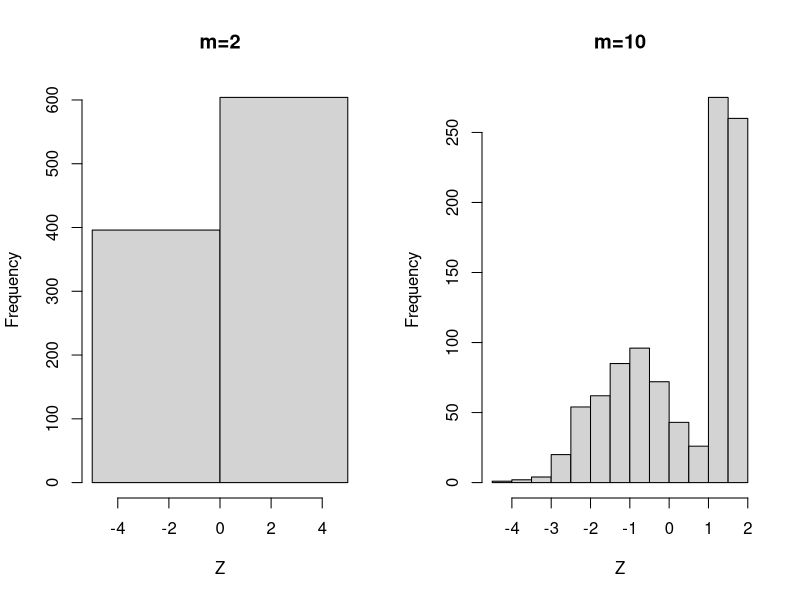
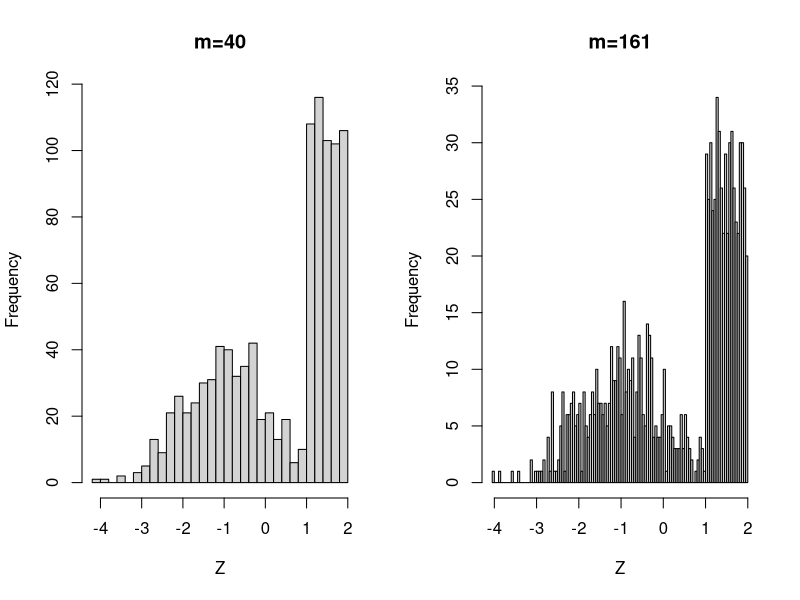
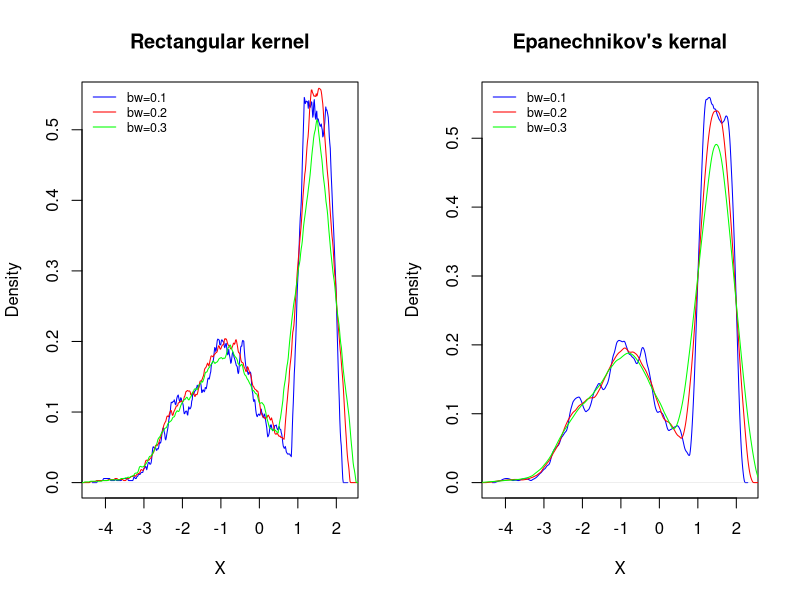
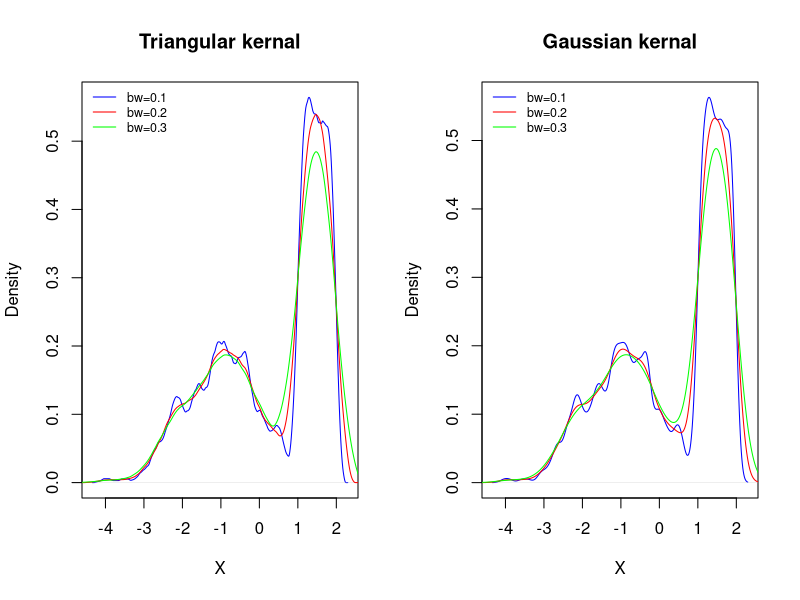
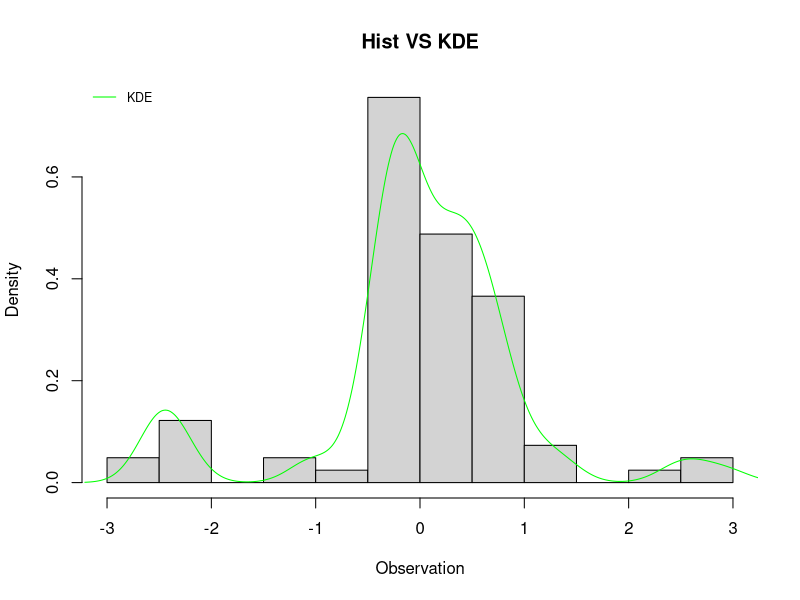

The R source for these figures, in order:
## ---- chunk 1
N = 1000
U = runif(N)
Z = c()
for(i in 1:N) {
  if(U[i] > .5){
    Z[i] = runif(1, 1, 2)
  }
  else {
    Z[i] = rnorm(1, -1, 1)
  }
} 
par(mfrow = c(1, 2))
hist(Z, breaks=2, main='m=2')
hist(Z, breaks=10, main='m=10')
par(mfrow = c(1, 2))
hist(Z, breaks=40, main='m=40')
hist(Z, breaks=161, main='m=161')

## ---- chunk 2
myDensity <- function(x){ (1 / (2 * sqrt(2 * pi))) * exp(-(x + 1)^2 / 2) + (1 / 2) * ifelse((x>=1 & x<=2), 1, 0) }
## ---- chunk 3
par(mfrow = c(1, 2))
plot(density(Z, kernel = "rectangular",bw=0.1), main = "Rectangular kernel",col="blue", xlab='X')
lines(density(Z, kernel = "rectangular",bw=0.2),col="red")
lines(density(Z, kernel = "rectangular",bw=0.3),col="green")
legend('topleft', c('bw=0.1', 'bw=0.2', 'bw=0.3') , lty=1, col=c('blue', 'red', 'green'), bty='n', cex=.75)
plot(density(Z, kernel = "epanechnikov", bw=0.1), main = "Epanechnikov's kernal",col="blue" , xlab='X')
lines(density(Z, kernel = "epanechnikov", bw=0.2),col="red")
lines(density(Z, kernel = "epanechnikov", bw=0.3),col="green")
legend('topleft', c('bw=0.1', 'bw=0.2', 'bw=0.3') , lty=1, col=c('blue', 'red', 'green'), bty='n', cex=.75)
par(mfrow = c(1, 2))
plot(density(Z, kernel = "triangular", bw=0.1), main = "Triangular kernal",col="blue", xlab='X')
lines(density(Z, kernel = "triangular",bw=0.2),col="red")
lines(density(Z, kernel = "triangular",bw=0.3),col="green")
legend('topleft', c('bw=0.1', 'bw=0.2', 'bw=0.3') , lty=1, col=c('blue', 'red', 'green'), bty='n', cex=.75)
plot(density(Z, kernel = "gaussian", bw=0.1), main = "Gaussian kernal",col="blue" , xlab='X')
lines(density(Z, kernel = "gaussian", bw=0.2),col="red")
lines(density(Z, kernel = "gaussian",bw=0.3),col="green")
legend('topleft', c('bw=0.1', 'bw=0.2', 'bw=0.3') , lty=1, col=c('blue', 'red', 'green'), bty='n', cex=.75)
## ---- chunk 4
 J = function(h){
  Phat = Vectorize(function(x) density(Z, from = x, to = x, n = 1, bw = h)$y)
  Phati = Vectorize(function(i) density(Z[-i], from = Z[i], to = Z[i], n = 1, bw = h)$y)
  F = Phati(1:length(Z))
  return(integrate(function(x) Phat(x)^2, -8, 8)$value - 2 * mean(F))
}

argmin1 <- optimize(J, interval=c(0.0001, 2))
argmin1
## ---- chunk 5
Zmoved = Z + 800
Jmoved = function(h){
  Phat = Vectorize(function(x) density(Zmoved, from = x, to = x, n = 1, bw = h)$y)
  Phati = Vectorize(function(i) density(Zmoved[-i], from = Zmoved[i], to = Zmoved[i], n = 1, bw = h)$y)
  F = Phati(1:length(Zmoved))
  return(integrate(function(x) Phat(x)^2, 792, 808)$value - 2 * mean(F))
}
## ---- chunk 6
argmin2 <- optimize(Jmoved, interval=c(0.001, 2))
argmin2
## ---- chunk 7
Zscaled = Z / 5
 Jscaled = function(h){
  Phat = Vectorize(function(x) density(Zscaled, from = x, to = x, n = 1, bw = h)$y)
  Phati = Vectorize(function(i) density(Zscaled[-i], from = Zscaled[i], to = Zscaled[i], n = 1, bw = h)$y)
  F = Phati(1:length(Zscaled))
  return(integrate(function(x) Phat(x)^2, -1.6, 1.6)$value - 2 * mean(F))
}
## ---- chunk 8
argmin3 <- optimize(Jscaled, interval=c(0.001, 5))
argmin3
## ---- chunk 9
par(mfrow = c(1, 1))
library(MASS)
#boxplot(galaxies)
gala = (galaxies - mean(galaxies)) / sqrt(var(galaxies))
hist(gala, freq = FALSE, xlab='Observation', main='Hist VS KDE')
lines(density(gala)$x, density(gala)$y, col = "green")
legend('topleft', c('KDE') , lty=1, col=c('green'), bty='n', cex=.75)
